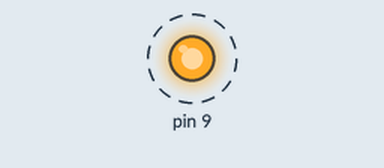
Simulated run of this sketch. Board: Arduino Uno, built with avr-gcc and run on an emulated ATmega328P. On the bench: output pins drawn as LEDs (lit = HIGH). Dashed ring = blinking.

Above: at 0.2 s.
Timing chart, 0 to 3.0 s (numbered marks = the images above):
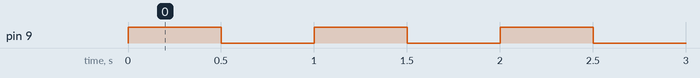

The sketch:

customBlinkExternal.ino
```cpp
/*
  customBlinkExternal

  Blinks an external LED on pin 9 at 1 Hz.

  Based on the Blink sample code.

  Written by Russell Bingham on 9/5/20
*/

// the setup function runs once when you press reset or power the board
void setup() {
  // initialize digital pin LED_BUILTIN as an output.
  pinMode(9, OUTPUT);
}

// the loop function runs over and over again forever
void loop() {
  digitalWrite(9, HIGH);   // turn the LED on (HIGH is the voltage level)
  delay(500);                       // wait for half a second
  digitalWrite(9, LOW);    // turn the LED off by making the voltage LOW
  delay(500);                       // wait for half a second
}
```

Measured:
- by itself, pin 9: alternates HIGH for 0.50 s and LOW for 0.50 s
